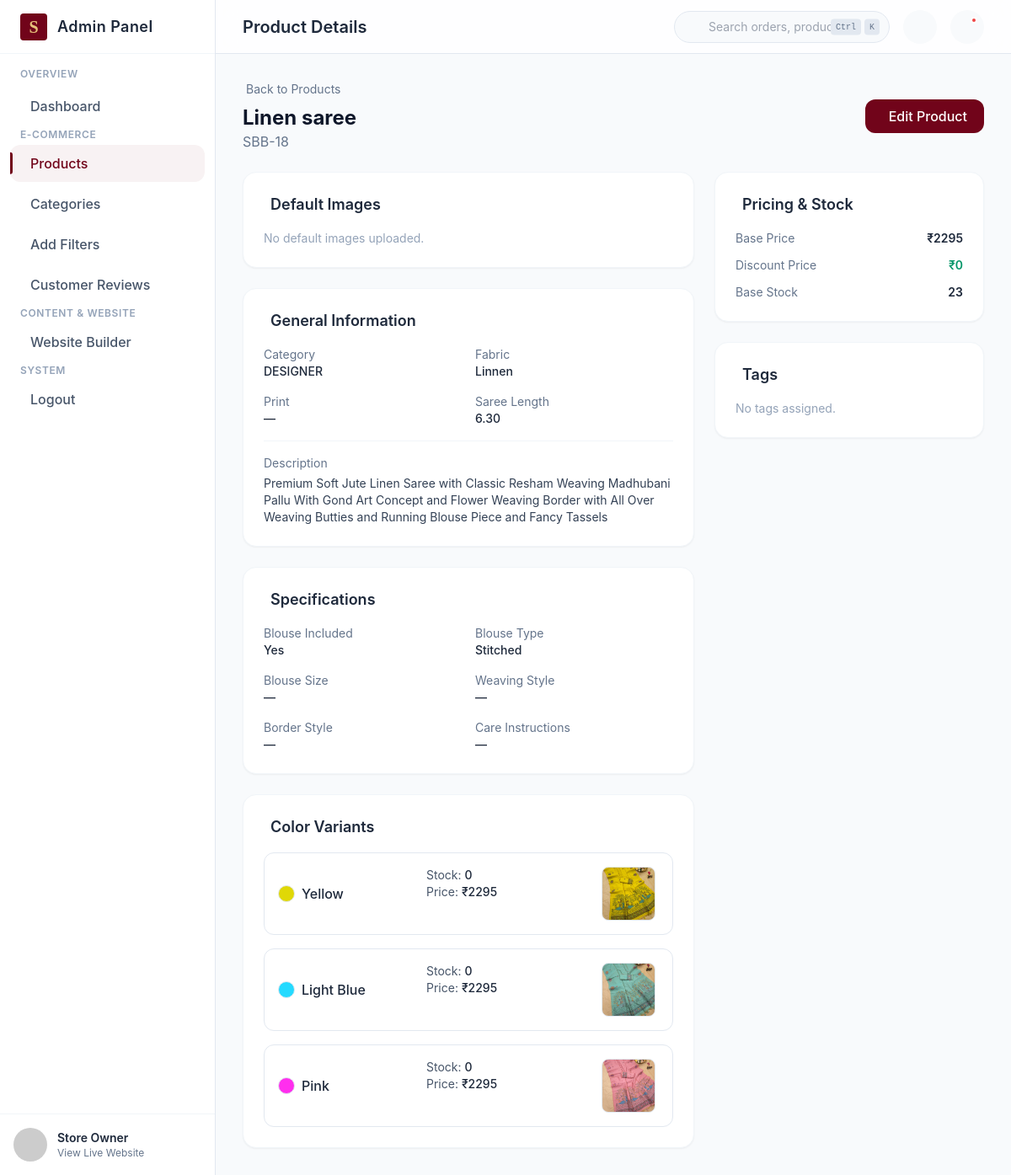
The app's page /adm/product/linen-saree/, older data.
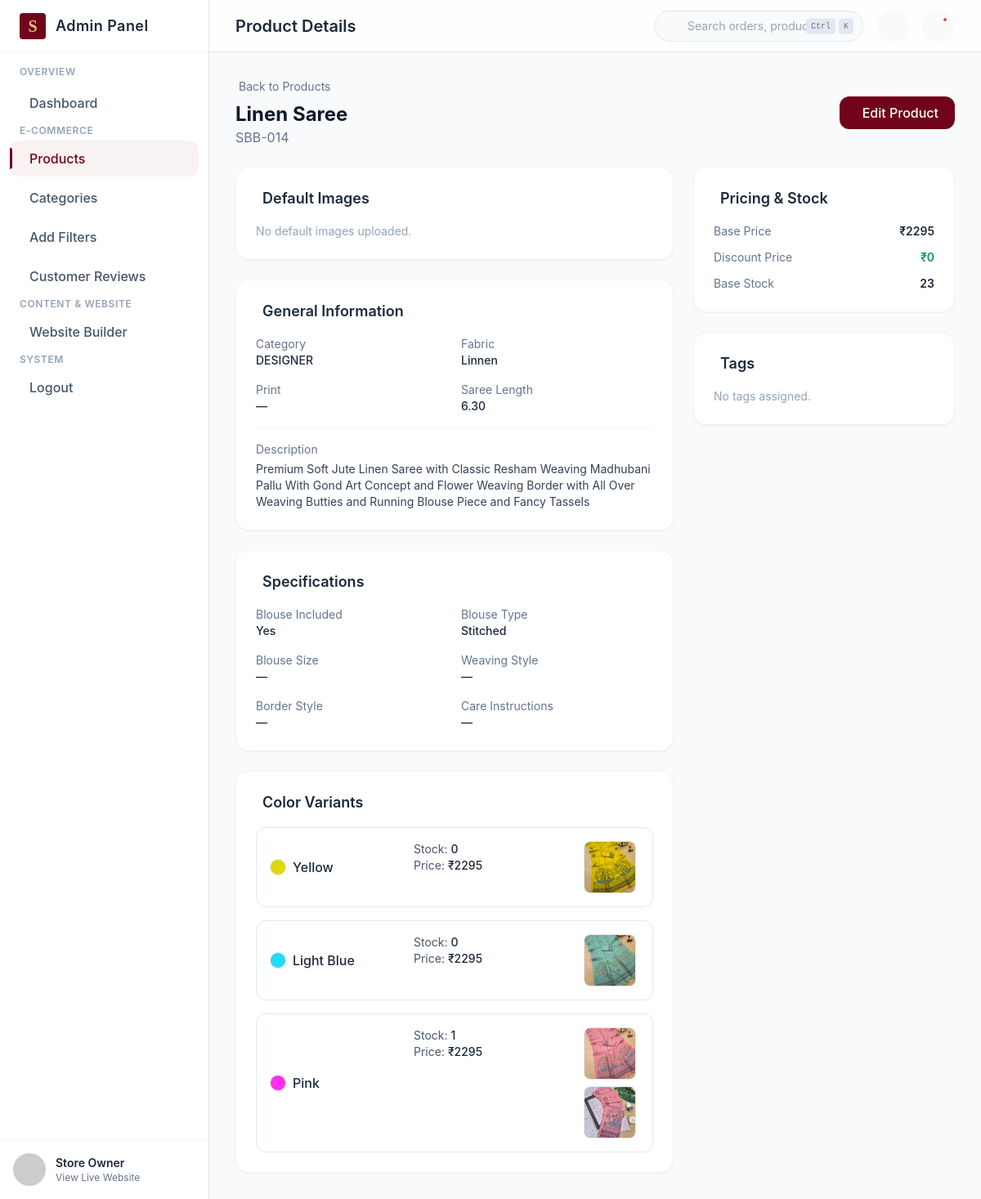
The same page, newer data.
### adm_user/models.py (models this page shows, shortened)
class SlugMixin:
    slug_source_field = "name"

class TimeStampedModel(models.Model):
    created_at = models.DateTimeField(auto_now_add=True)
    updated_at = models.DateTimeField(auto_now=True)
    class Meta:
        abstract = True

class Product(SlugMixin, TimeStampedModel):
    name = models.CharField(max_length=200)
    slug = models.SlugField(max_length=220, unique=True, blank=True)
    description = models.TextField(blank=True)
    category = models.ForeignKey(
        SignatureCategoryItem,   # was: Category
        related_name="products",
        on_delete=models.PROTECT,
    )
    product_code = models.CharField(
        max_length=50,
        unique=True,
        blank=True,
        null=True,
        help_text="e.g. SBB-001. Optional on the form, but unique if set.",
    )
    base_price = models.DecimalField(max_digits=10, decimal_places=2)
    discount_price = models.DecimalField(
        max_digits=10,
        decimal_places=2,
        null=True,
        blank=True,
        help_text="Optional sale price; must be less than base_price.",
    )
    stock_quantity = models.PositiveIntegerField(
        default=0,
        help_text="Fallback stock count, used only if this product has "
        "no color variants below.",
    )
    fabric = models.ForeignKey(
        Fabric,
        related_name="products",
        on_delete=models.PROTECT,
    )
    print_type = models.ForeignKey(
        Print,
        related_name="products",
        on_delete=models.PROTECT,
        null=True,
        blank=True,
        verbose_name="print",
        help_text="Leave blank for prints like 'NO' / plain sarees.",
    )
    saree_length = models.CharField(
        max_length=50, blank=True, help_text="e.g. 5.5 Meter"
    )
    blouse_included = models.BooleanField(default=True)
    blouse_type = models.CharField(max_length=100, blank=True)
    blouse_size = models.CharField(max_length=50, blank=True)
    weaving_style = models.CharField(max_length=100, blank=True)
    border_style = models.CharField(max_length=150, blank=True)
    care_instructions = models.CharField(max_length=255, blank=True)
    tags = models.ManyToManyField(Tag, related_name="products", blank=True)
    is_active = models.BooleanField(
        default=True,
        db_index=True,
        help_text="Unpublish without deleting (keeps order history intact).",
    )
    class Meta:
        ordering = ["-created_at"]
        indexes = [
            models.Index(fields=["category", "fabric", "print_type", "is_active"]),
            models.Index(fields=["is_active", "-created_at"]),
        ]

class ProductVariant(TimeStampedModel):
    product = models.ForeignKey(
        Product,
        related_name="variants",
        on_delete=models.CASCADE,
    )
    color = models.ForeignKey(
        Color,
        related_name="product_variants",
        on_delete=models.PROTECT,
    )
    stock_quantity = models.PositiveIntegerField(default=0)
    price = models.DecimalField(
        max_digits=10,
        decimal_places=2,
        null=True,
        blank=True,
        help_text="Leave blank to use the product's base_price.",
    )
    display_order = models.PositiveIntegerField(default=0)
    is_active = models.BooleanField(default=True, db_index=True)
    class Meta:
        ordering = ["-created_at"]
        constraints = [
            models.UniqueConstraint(
                fields=["product", "color"],
                name="unique_color_per_product",
            ),
        ]

class Color(SlugMixin, TimeStampedModel):
    name = models.CharField(max_length=50)
    slug = models.SlugField(max_length=70, unique=True, blank=True)
    hex_code = models.CharField(
        max_length=7,
        validators=[HEX_COLOR_VALIDATOR],
        help_text="e.g. #C0392B",
    )
    is_active = models.BooleanField(default=True, db_index=True)
    class Meta:
        ordering = ["created_at"]
        constraints = [
            models.UniqueConstraint(
                Lower("name"),
                name="unique_color_name_ci",
                violation_error_message="This color already exists.",
            ),
        ]

class ProductImage(TimeStampedModel):
    MAX_IMAGES_PER_VARIANT = 4
    product = models.ForeignKey(
        Product,
        related_name="images",
        on_delete=models.CASCADE,
    )
    variant = models.ForeignKey(
        ProductVariant,
        related_name="images",
        null=True,
        blank=True,
        on_delete=models.CASCADE,
        help_text="Leave blank for default/no-color-selected images.",
    )
    image_url = models.URLField(help_text="Cloudflare R2 object URL.")
    alt_text = models.CharField(max_length=200, blank=True)
    display_order = models.PositiveIntegerField(default=0)
    class Meta:
        ordering = ["display_order"]
    def save(self, *args, **kwargs):
        self.full_clean()
        super().save(*args, **kwargs)
    """
site_content/models.py

Schema for the Website Builder page — hero slides, Sweet Memories,
header/nav, footer, and About Us. Unlike Product/Category, most of
these are "singleton" sections: there's only ever ONE hero slide 1,
ONE footer, etc. — an admin edits the same row, never creates new ones.

SingletonModel below forces every save() to pk=1, so no matter how the
admin form posts, you can never end up with two competing "About Us"
rows. `Model.load()` is the read-side helper: always returns the one
row, creating it with blank defaults the first time.

Images use ImageField (Django's local media storage), matching what
you're already doing — NOT URLField like the Cloudflare R2 catalog
images, since these are served from MEDIA_ROOT/MEDIA_URL instead.
"""

class SignatureCategoryItem(SlugMixin, TimeStampedModel):
    name = models.CharField(max_length=100)
    slug = models.SlugField(max_length=120, unique=True, blank=True)
    badge_text = models.CharField(max_length=100, blank=True)
    origin_craft = models.CharField(max_length=100, blank=True)
    image = models.ImageField(upload_to="website/signature/", blank=True)
    whatsapp_link = models.CharField(max_length=500, blank=True)
    display_order = models.PositiveIntegerField(default=0)
    is_active = models.BooleanField(default=True)
    class Meta:
        ordering = ["display_order"]
        constraints = [
            models.UniqueConstraint(
                Lower("name"),
                name="unique_signature_category_name_ci",
                violation_error_message="This category already exists.",
            ),
        ]

class Fabric(SlugMixin, TimeStampedModel):
    name = models.CharField(max_length=100)
    slug = models.SlugField(max_length=140, unique=True, blank=True)
    is_active = models.BooleanField(default=True, db_index=True)
    class Meta:
        ordering = ["created_at"]
        constraints = [
            models.UniqueConstraint(
                Lower("name"),
                name="unique_fabric_name_ci",
                violation_error_message="This fabric already exists.",
            ),
        ]

### adm_user/views.py (the view)
# urls.py: path('product/<slug:slug>/', views.product_detail, name='detail'),
@require_http_methods(["GET"])
def product_detail(request, slug):
    product = get_object_or_404(
        Product.objects.select_related("category", "fabric", "print_type").prefetch_related(
            "tags",
            "variants__color",
            "variants__images",
            "images",
        ),
        slug=slug,
        is_active=True,
    )
    context = {
        "product": product,
        "default_images": product.images.filter(variant__isnull=True),
        "variants": product.variants.filter(is_active=True),
    }
    return render(request, "adm_user/product_detail.html", context)

### adm_user/models.py (called while the page is built)
    @classmethod
    def load(cls):
        obj, _ = cls.objects.get_or_create(pk=1)
        return obj

### user/context_processors.py (called while the page is built)
def global_website_data(request):
    try:
        return {
            'nav_categories': Category.objects.filter(is_active=True).order_by('created_at'),
            'header_settings': HeaderSettings.load(),
            'footer_settings': FooterSettings.load(),
            'offer_items': OfferBarItem.objects.all(),
        }
    except Exception:
        return {}

### adm_user/templates/adm_user/product_detail.html (shortened to what the changed rows need)
{% extends "adm_user/base_admin.html" %}
{% block page_title %}Product Details{% endblock %}
{% block content %}
<div class="mb-6 flex items-center justify-between">
    <div>
        <a href="{% url 'adm_user:products' %}" class="text-sm text-slate-500 hover:text-brand-maroon flex items-center gap-1 mb-2">
             Back to Products
        </a>
        <h2 class="text-2xl font-bold text-slate-900 dark:text-white">{{ product.name }}</h2>
        <p class="text-slate-500 dark:text-slate-400">{{ product.product_code|default:"No product code" }}</p>
    </div>
</div>
<div class="flex flex-col lg:flex-row gap-6">
    <div class="flex-1 space-y-6">
        <div class="bg-white dark:bg-dark-panel rounded-2xl border border-slate-100 dark:border-dark-border p-6 shadow-sm">
            <dl class="grid grid-cols-2 gap-4 text-sm">
                <div>
                    <dt class="text-slate-500 dark:text-slate-400">Category</dt>
                    <dd class="text-slate-800 dark:text-white font-medium">{{ product.category.name }}</dd>
                </div>
                <div>
                    <dt class="text-slate-500 dark:text-slate-400">Fabric</dt>
                    <dd class="text-slate-800 dark:text-white font-medium">{{ product.fabric.name }}</dd>
                </div>
                <div>
                    <dt class="text-slate-500 dark:text-slate-400">Print</dt>
                    <dd class="text-slate-800 dark:text-white font-medium">{{ product.print_type.name|default:"—" }}</dd>
                </div>
                <div>
                    <dt class="text-slate-500 dark:text-slate-400">Saree Length</dt>
                    <dd class="text-slate-800 dark:text-white font-medium">{{ product.saree_length|default:"—" }}</dd>
                </div>
            </dl>
            {% if product.description %}
            <div class="mt-4 pt-4 border-t border-slate-100 dark:border-dark-border">
                <dt class="text-slate-500 dark:text-slate-400 text-sm mb-1">Description</dt>
                <dd class="text-slate-700 dark:text-slate-300 text-sm">{{ product.description }}</dd>
            </div>
            {% endif %}
        </div>
        <div class="bg-white dark:bg-dark-panel rounded-2xl border border-slate-100 dark:border-dark-border p-6 shadow-sm">
            <dl class="grid grid-cols-2 gap-4 text-sm">
                <div>
                    <dt class="text-slate-500 dark:text-slate-400">Blouse Included</dt>
                    <dd class="text-slate-800 dark:text-white font-medium">{{ product.blouse_included|yesno:"Yes,No" }}</dd>
                </div>
                <div>
                    <dt class="text-slate-500 dark:text-slate-400">Blouse Type</dt>
                    <dd class="text-slate-800 dark:text-white font-medium">{{ product.blouse_type|default:"—" }}</dd>
                </div>
                <div>
                    <dt class="text-slate-500 dark:text-slate-400">Blouse Size</dt>
                    <dd class="text-slate-800 dark:text-white font-medium">{{ product.blouse_size|default:"—" }}</dd>
                </div>
                <div>
                    <dt class="text-slate-500 dark:text-slate-400">Weaving Style</dt>
                    <dd class="text-slate-800 dark:text-white font-medium">{{ product.weaving_style|default:"—" }}</dd>
                </div>
                <div>
                    <dt class="text-slate-500 dark:text-slate-400">Border Style</dt>
                    <dd class="text-slate-800 dark:text-white font-medium">{{ product.border_style|default:"—" }}</dd>
                </div>
                <div>
                    <dt class="text-slate-500 dark:text-slate-400">Care Instructions</dt>
                    <dd class="text-slate-800 dark:text-white font-medium">{{ product.care_instructions|default:"—" }}</dd>
                </div>
            </dl>
        </div>
        <div class="bg-white dark:bg-dark-panel rounded-2xl border border-slate-100 dark:border-dark-border p-6 shadow-sm">
            {% if variants %}
            <div class="space-y-4">
                {% for v in variants %}
                <div class="border border-slate-200 dark:border-slate-700 rounded-xl p-4 flex flex-col sm:flex-row gap-4">
                    <div class="flex items-center gap-2 sm:w-40 shrink-0">
                        <div class="w-5 h-5 rounded-full border border-slate-200 dark:border-slate-600"
                            style="background-color: {{ v.color.hex_code }};"></div>
                        <span class="font-medium text-slate-800 dark:text-white">{{ v.color.name }}</span>
                    </div>
                    <div class="text-sm text-slate-600 dark:text-slate-300 sm:w-48 shrink-0">
                        <p>Stock: <span class="font-medium text-slate-800 dark:text-white">{{ v.stock_quantity }}</span></p>
                        <p>Price: <span class="font-medium text-slate-800 dark:text-white">
                            ₹{{ v.price|default:product.base_price|floatformat:0 }}</span></p>
                    </div>
                    <div class="flex gap-2 flex-wrap">
                        {% for img in v.images.all %}
                        <div class="w-16 h-16 rounded-lg bg-slate-100 dark:bg-slate-800 border border-slate-200 dark:border-slate-700 overflow-hidden">
                            <img src="{{ img.image_url }}" class="w-full h-full object-cover" alt="{{ v.color.name }}">
                        </div>
                        {% empty %}
                        <span class="text-xs text-slate-400">No images for this color.</span>
                        {% endfor %}
                    </div>
                </div>
                {% endfor %}
            </div>
            {% else %}
            <p class="text-sm text-slate-400">No color variants added — using base price/stock only.</p>
            {% endif %}
        </div>
    </div>
    <div class="w-full lg:w-80 space-y-6 shrink-0">
        <div class="bg-white dark:bg-dark-panel rounded-2xl border border-slate-100 dark:border-dark-border p-6 shadow-sm">
            <dl class="space-y-3 text-sm">
                <div class="flex justify-between">
                    <dt class="text-slate-500 dark:text-slate-400">Base Price</dt>
                    <dd class="font-semibold text-slate-800 dark:text-white">₹{{ product.base_price|floatformat:0 }}</dd>
                </div>
                {% if product.discount_price %}
                <div class="flex justify-between">
                    <dt class="text-slate-500 dark:text-slate-400">Discount Price</dt>
                    <dd class="font-semibold text-emerald-600">₹{{ product.discount_price|floatformat:0 }}</dd>
                </div>
                {% endif %}
                <div class="flex justify-between">
                    <dt class="text-slate-500 dark:text-slate-400">Base Stock</dt>
                    <dd class="font-semibold text-slate-800 dark:text-white">{{ product.stock_quantity }}</dd>
                </div>
            </dl>
        </div>
    </div>
</div>
{% endblock %}

Row changes from the older to the newer data that the page shows:
changed Product "Yes": name "Linen saree" → "Linen Saree"; product_code "SBB-18" → "SBB-014"
changed ProductVariant "Pink": stock_quantity "0" → "1"
added ProductImage: image_url (picture), shown under ProductVariant "Pink"
